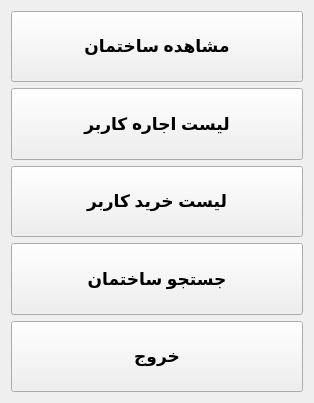
<?xml version="1.0" encoding="UTF-8"?>
<ui version="4.0">
 <class>UserForm</class>
 <widget class="QWidget" name="UserForm">
  <property name="geometry">
   <rect>
    <x>0</x>
    <y>0</y>
    <width>314</width>
    <height>403</height>
   </rect>
  </property>
  <property name="windowTitle">
   <string>Form</string>
  </property>
  <layout class="QVBoxLayout" name="verticalLayout">
   <item>
    <widget class="QPushButton" name="pushButton_5">
     <property name="sizePolicy">
      <sizepolicy hsizetype="Minimum" vsizetype="Preferred">
       <horstretch>0</horstretch>
       <verstretch>0</verstretch>
      </sizepolicy>
     </property>
     <property name="font">
      <font>
       <pointsize>13</pointsize>
       <weight>75</weight>
       <italic>false</italic>
       <bold>true</bold>
      </font>
     </property>
     <property name="text">
      <string>مشاهده ساختمان</string>
     </property>
    </widget>
   </item>
   <item>
    <widget class="QPushButton" name="pushButton_3">
     <property name="sizePolicy">
      <sizepolicy hsizetype="Minimum" vsizetype="Preferred">
       <horstretch>0</horstretch>
       <verstretch>0</verstretch>
      </sizepolicy>
     </property>
     <property name="font">
      <font>
       <pointsize>13</pointsize>
       <weight>75</weight>
       <bold>true</bold>
      </font>
     </property>
     <property name="text">
      <string>لیست اجاره کاربر</string>
     </property>
    </widget>
   </item>
   <item>
    <widget class="QPushButton" name="pushButton_2">
     <property name="sizePolicy">
      <sizepolicy hsizetype="Minimum" vsizetype="Preferred">
       <horstretch>0</horstretch>
       <verstretch>0</verstretch>
      </sizepolicy>
     </property>
     <property name="font">
      <font>
       <pointsize>13</pointsize>
       <weight>75</weight>
       <bold>true</bold>
      </font>
     </property>
     <property name="text">
      <string>لیست خرید کاربر</string>
     </property>
    </widget>
   </item>
   <item>
    <widget class="QPushButton" name="pushButton_4">
     <property name="sizePolicy">
      <sizepolicy hsizetype="Minimum" vsizetype="Preferred">
       <horstretch>0</horstretch>
       <verstretch>0</verstretch>
      </sizepolicy>
     </property>
     <property name="font">
      <font>
       <pointsize>13</pointsize>
       <weight>75</weight>
       <bold>true</bold>
      </font>
     </property>
     <property name="text">
      <string>جستجو ساختمان</string>
     </property>
    </widget>
   </item>
   <item>
    <widget class="QPushButton" name="pushButton">
     <property name="sizePolicy">
      <sizepolicy hsizetype="Minimum" vsizetype="Preferred">
       <horstretch>0</horstretch>
       <verstretch>0</verstretch>
      </sizepolicy>
     </property>
     <property name="font">
      <font>
       <pointsize>13</pointsize>
       <weight>75</weight>
       <bold>true</bold>
      </font>
     </property>
     <property name="text">
      <string>خروج</string>
     </property>
    </widget>
   </item>
  </layout>
 </widget>
 <resources/>
 <connections/>
</ui>
